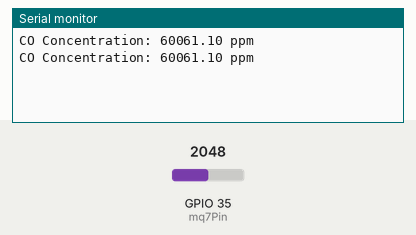
Simulated run of this sketch. Board: ESP32. Parts: the last lines printed to the serial monitor. The inputs (shaded band) are chosen by the test bench; at power-on: GPIO 35 (mq7Pin) = 2048.

Above: at 1.8 s.
1.9 s: GPIO 35 (mq7Pin) set to 2866
At 2.8 s:
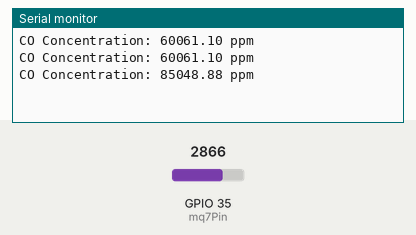
3.4 s: GPIO 35 (mq7Pin) set to 3603
At 4.4 s:
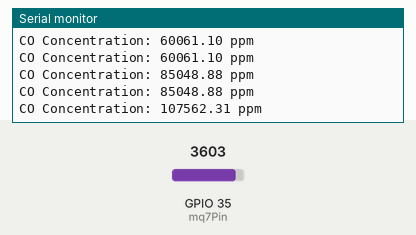
Timing chart, 0 to 6.4 s (numbered marks = the images above; inputs shaded):
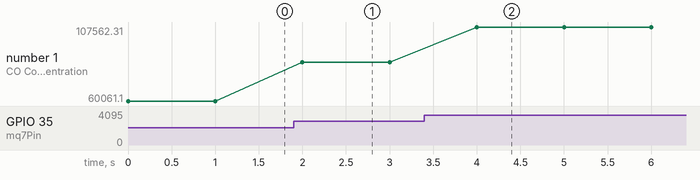

Measured:
- after the input at 1.9 s, the serial monitor: prints a new line after 0.10 s (image 1)
- after the input at 3.4 s, the serial monitor: prints a new line after 0.60 s (image 2)
- plotted number 1: 60061.1 → 85048.88 after the input at 1.9 s, 85048.88 → 107562.31 after the input at 3.4 s

The sketch:

MQ7_new.ino
```cpp
const int mq7Pin = 35; // Analog input pin connected to the MQ7 sensor

void setup() {
  Serial.begin(9600); // Initialize serial communication for debugging
}

void loop() {
  int sensorValue = analogRead(mq7Pin); // Read analog sensor value
  float voltage = sensorValue * (5.0 / 1023.0); // Convert sensor value to voltage (assuming 5V reference)

  // Convert voltage to ppm using the sensitivity of MQ7 sensor (refer to datasheet)
  float ppm = mapFloat(voltage, 0.4, 2.0, 0, 10000); // Example mapping, adjust according to your sensor's calibration

  Serial.print("CO Concentration: ");
  Serial.print(ppm);
  Serial.println(" ppm");

  delay(1000); // Delay for readability, adjust as needed
}

// Function to map floats (since Arduino's map() function works only with integers)
float mapFloat(float x, float in_min, float in_max, float out_min, float out_max) {
  return (x - in_min) * (out_max - out_min) / (in_max - in_min) + out_min;
}
```
